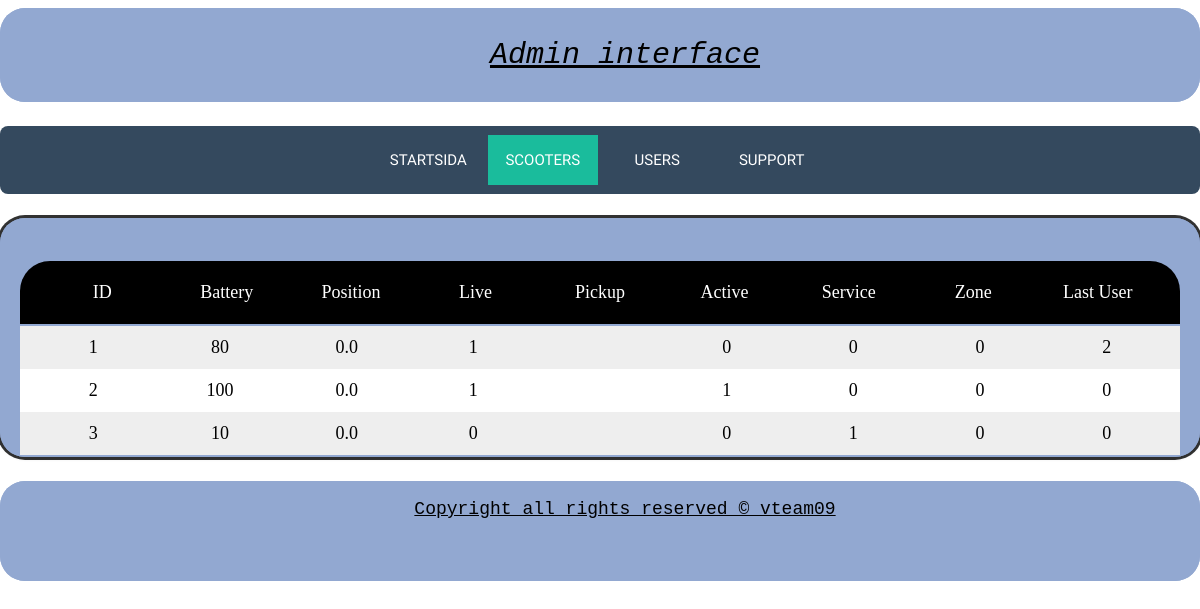
Page /admin/public/scooters.php on the earlier database version.
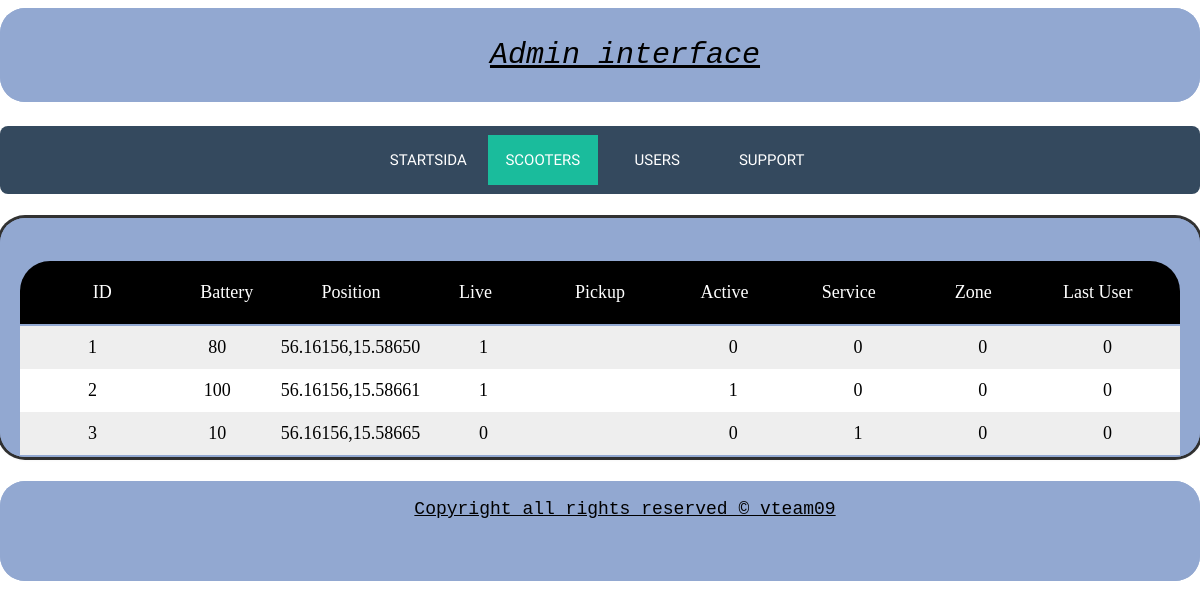
Same page on the later database version.
### tables this page shows
CREATE TABLE scooters(
    id INTEGER PRIMARY KEY AUTOINCREMENT,
    battery INTEGER NOT NULL,
    position VARCHAR(255) NOT NULL,
    live BOOLEAN NOT NULL,
    active BOOLEAN NOT NULL,
    service BOOLEAN NOT NULL,
    zone INTEGER,
    lastUser INTEGER
);

### admin/src/functions.php (called while the page is built, shortened)
<?php
function findTemplateFile(string $tpl): string
{
    $viewPath = __DIR__ . "/../view";
    $files = [
        $tpl,
        "$viewPath/$tpl",
        "$viewPath/$tpl.php",
    ];
    foreach ($files as $file) {
        if (is_readable($file)) {
            return $file;
        }
    }
    throw new Exception(
        "The template file '$tpl' does not exists or is not readable in"
        . " any way I know of. I even tried the paths '$viewPath/$tpl' and"
        . " '$viewPath/$tpl.php'."
    );
}
function render(string $tpl, array $data = []): void
{
    $file = findTemplateFile($tpl);
    extract($data);
    require $file;
}

### admin/public/scooters.php (the view, shortened to what this page needs)
<?php
$dsn = "sqlite:../db/vteam.sqlite";
$db = connectToDatabase($dsn);
$sql = <<<EOD
SELECT *
FROM scooters
ORDER BY id ASC;
EOD;
$stmt = $db->prepare($sql);
$args = [];
$stmt->execute($args);
$res = $stmt->fetchAll();
$data["title"] = "Scooters database";
$data["main"] = <<<EOD
<table class="tasklist" id="tasklist">
    <thead>
        <tr>
            <td onclick="sortTable(0)"> ID </td>
            <td onclick="sortTable(1)"> Battery </td>
            <td onclick="sortTable(2)"> Position </td>
            <td onclick="sortTable(3)"> Live </td>
            <td onclick="sortTable(4)"> Pickup </td>
            <td onclick="sortTable(5)"> Active </td>
            <td onclick="sortTable(6)"> Service </td>
            <td onclick="sortTable(7)"> Zone </td>
            <td onclick="sortTable(6)"> Last User </td>
        </tr>
    </thead>
    <tbody>
EOD;
foreach ($res as $row) :
    $data["main"] .= <<<EOD
        <tr>
            <td> {$row["id"]} </td>
            <td> {$row["battery"]} </td>
            <td> {$row["position"]} </td>
            <td> {$row["live"]} </td>
            <td> {$row["pickup"]} </td>
            <td> {$row["active"]} </td>
            <td> {$row["service"]} </td>
            <td> {$row["zone"]} </td>
            <td> {$row["lastUser"]} </td>
        </tr>
    EOD;
endforeach;
$data["main"] .= <<<EOD
</tbody>
</table>
EOD;
$data["tasklist"] = " ";
render("../view/layout/base.php", $data);

### admin/view/layout/base.php (shortened to what this page needs)
<!doctype html>
<html lang="en">
<head>
    <?php if ($aside ?? null) : ?>
        <link rel="stylesheet" href="css/style.css">
    <?php else : ?>
        <link rel="stylesheet" href="css/style-noAside.css">
    <?php endif ?>
    <?php if ($lib_cal ?? null):  ?>
        <script src="fullcalendar/lib/jquery.min.js"></script>
        <script src="fullcalendar/lib/moment.min.js"></script>
        <script src="fullcalendar/fullcalendar.min.js"></script>
        <link rel="stylesheet" href="fullcalendar/fullcalendar.min.css" />
        <script src="js/cal.js"></script>
    <?php elseif ($tasklist ?? null): ?>
        <link rel="stylesheet" href="css/tasklist.css">
    <?php endif ?>
</head>
<body>
<div class="row">
    <header class="siteheader">
        <p> Admin interface</p>
    </header>
</div>
<div class="navbar navigation">
    <?php require __DIR__ . "/../navbar.php" ?>
</div>
<div class="row row-main">
    <main class="main">
        <?php if ($main ?? null) : ?>
            <?= $main ?? null ?>
        <?php else : ?>
            <h1>Page</h1>
            <p>This is default text for the page.</p>
        <?php endif; ?>
    </main>
</div>
<div class="row">
    <footer class="sitefooter">
        <p> Copyright all rights reserved &copy; vteam09 </p>
    </footer>
</div>
</body>
</html>

### admin/view/navbar.php
<?php
$items = [
    'Startsida'     => 'index.php',
    "Scooters"      => "scooters.php",
    'Users'         => 'users.php',
    'Support'       => 'support.php'
];
$curPage = basename($_SERVER["REQUEST_URI"]);
?><nav>
<?php foreach ($items as $key => $val) :
    $selected = ($curPage === $val) ? "selected" : null;
    ?>
    <a class="<?= $selected ?>" href="<?= $val ?>"><?= $key ?></a>
<?php endforeach; ?>
</nav>

### admin/public/css/tasklist.css (style rules this page uses)
table { width:100%; border-radius: 15px 15px 0 0; }
thead { border-radius: 30px 30px 0 0; display:flex; width:100%; background:#000; padding: 10px; margin-top: 20px; color: white; cursor: pointer; }
tr { display:flex; width:100%; padding: 10px; }
tbody tr:nth-of-type(odd) { background-color: #EEEEEE; }
tbody tr:nth-of-type(even) { background-color: white; }
td { flex: 1 1 20%; text-align:center; }

### admin/public/css/base-noAside.css (style rules this page uses)
html { box-sizing: border-box; background: url(../img/grid-square-20.png) repeat; }
*, *::before, *::after { box-sizing: inherit; }
body { overflow-y: scroll; font-size: 18px; margin: 8px auto; max-width: 1200px; font-family: Georgia, serif; word-wrap: break-word; overflow-wrap: break-word; }
.row { display: flex; gap: 24px; background-color: RGB(146, 168, 209); margin-bottom: 24px; border-radius: 25px; }
.row-main { box-shadow: rgba(0, 0, 0, 0.16) 0px 1px 4px, rgb(51, 51, 51) 0px 0px 0px 3px; border-radius: 25px; }
.siteheader { color: black; text-align: center; padding-left: 50px; font-family: monospace; font-style: italic; text-decoration: underline black; background-color: RGB(146, 168, 209); min-height: 60px; min-width: 100%; font-size: 30px; border-radius: 25px; }
.navbar { text-align: center; background-color: #34495e; margin-bottom: 24px; padding: 0.5em; font-family: 'Yellowtail', cursive; border-radius: 8px; }
.navbar a { display: inline-block; line-height: 50px; font-size: 15px; z-index: 1; text-decoration: none; text-transform: uppercase; text-align: center; color: white; cursor: pointer; width: 110px; }
.navbar a.selected { background-color:#1abc9c; }
.main { background-color: #92A8D1; width: 100%; min-height: 10em; padding: 0 1em; border-radius: 25px; }
.sitefooter { padding-left: 50px; font-family: monospace; text-decoration: underline black; text-align: center; background-color: RGB(146, 168, 209); min-height: 100px; min-width: 100%; border-radius: 25px; }

Differences in the rows shown:
changed scooters id 1: position "0.0" → "56.16156,15.58650"; lastUser "2" → "0"
changed scooters id 2: position "0.0" → "56.16156,15.58661"
changed scooters id 3: position "0.0" → "56.16156,15.58665"
